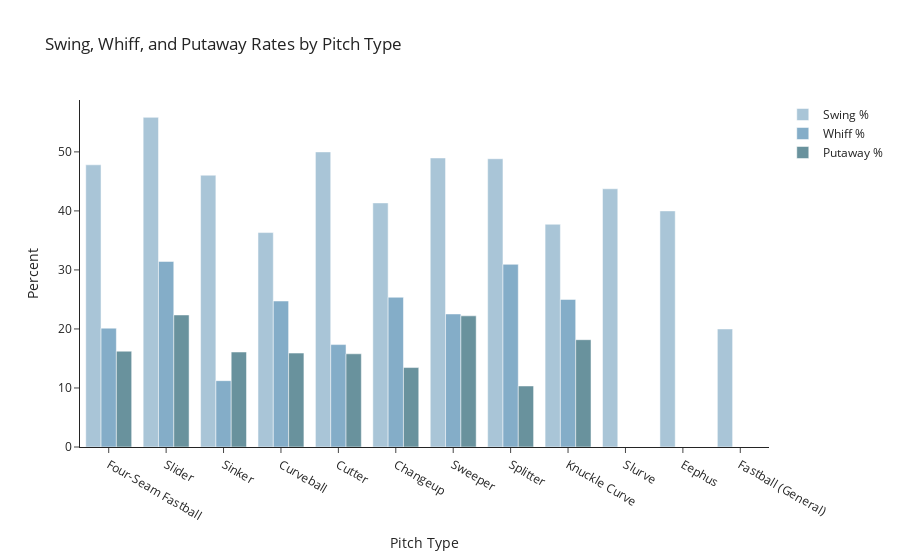

The notebook cell this image was saved under:
### Markdown cell above
### Create a visualization using plotly

### Code cell
import plotly.graph_objects as go

metrics = ['Swing %', 'Whiff %', 'Putaway %']
colors = {
    'Swing %': '#9bbcd1',
    'Whiff %': '#6f9fbf',
    'Putaway %': '#4f7f8c'
}

fig = go.Figure()

for metric in metrics:
    fig.add_trace(
        go.Bar(
            x = [
                pitch_name_map.get(pitch, pitch) 
                for pitch in swing_whiff_pa_pcts.index
            ],
            y=swing_whiff_pa_pcts[metric],
            name=metric,
            marker_color=colors[metric],
            opacity=0.85
        )
    )

fig.update_layout(
    barmode='group',
    title='Swing, Whiff, and Putaway Rates by Pitch Type',
    xaxis_title='Pitch Type',
    yaxis_title='Percent',
    hovermode='x unified',
    template='simple_white'
)


fig.update_xaxes(
    showspikes=True,
    spikecolor='rgba(0,0,0,0.12)',
    spikethickness=1,
    spikedash='dot'
)

fig.update_traces(
    hoverlabel=dict(
        bgcolor='rgba(255,255,255,0.95)',
        bordercolor='#6f9fbf'
    )
)


fig.show()

### Figure 1 — Plotly figure (JSON) as saved in the notebook; plotly's stock layout.template omitted (floating-point values rounded to 4 significant figures)
{"data": [{"hoverlabel": {"bgcolor": "rgba(255,255,255,0.95)", "bordercolor": "#6f9fbf"}, "marker": {"color": "#9bbcd1"}, "name": "Swing %", "opacity": 0.85, "type": "bar", "visible": true, "x": ["Four-Seam Fastball", "Slider", "Sinker", "Curveball", "Cutter", "Changeup", "Sweeper", "Splitter", "Knuckle Curve", "Slurve", "Eephus", "Fastball (General)"], "y": [47.81, 55.85, 46.05, 36.33, 50, 41.36, 48.97, 48.84, 37.74, 43.75, 40, 20]}, {"hoverlabel": {"bgcolor": "rgba(255,255,255,0.95)", "bordercolor": "#6f9fbf"}, "marker": {"color": "#6f9fbf"}, "name": "Whiff %", "opacity": 0.85, "type": "bar", "x": ["Four-Seam Fastball", "Slider", "Sinker", "Curveball", "Cutter", "Changeup", "Sweeper", "Splitter", "Knuckle Curve", "Slurve", "Eephus", "Fastball (General)"], "y": [20.13, 31.43, 11.24, 24.73, 17.35, 25.37, 22.54, 30.95, 25, 0, 0, 0]}, {"hoverlabel": {"bgcolor": "rgba(255,255,255,0.95)", "bordercolor": "#6f9fbf"}, "marker": {"color": "#4f7f8c"}, "name": "Putaway %", "opacity": 0.85, "type": "bar", "visible": true, "x": ["Four-Seam Fastball", "Slider", "Sinker", "Curveball", "Cutter", "Changeup", "Sweeper", "Splitter", "Knuckle Curve", "Slurve", "Eephus", "Fastball (General)"], "y": [16.23, 22.37, 16.09, 15.91, 15.79, 13.46, 22.22, 10.34, 18.18, 0, null, null]}], "layout": {"autosize": true, "barmode": "group", "hovermode": "x unified", "title": {"text": "Swing, Whiff, and Putaway Rates by Pitch Type"}, "xaxis": {"autorange": true, "range": [-0.5, 11.5], "showspikes": true, "spikecolor": "rgba(0, 0, 0, 0.12)", "spikedash": "dot", "spikethickness": 1, "title": {"text": "Pitch Type"}, "type": "category"}, "yaxis": {"autorange": true, "range": [0, 58.79], "title": {"text": "Percent"}, "type": "linear"}}}
